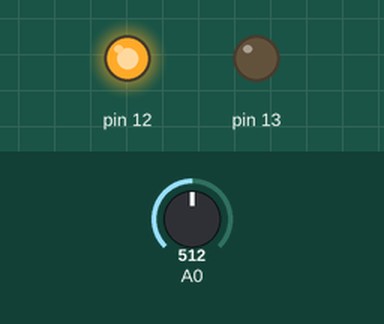
Simulated run of this sketch. Board: Arduino Uno, built with avr-gcc and run on an emulated ATmega328P. On the bench: output pins drawn as LEDs (lit = HIGH). The inputs (shaded band) are chosen by the test bench; at power-on: A0 = 512.

Above: at 1.2 s.
1.3 s: A0 set to 457
2.8 s: A0 set to 442
At 3.9 s:
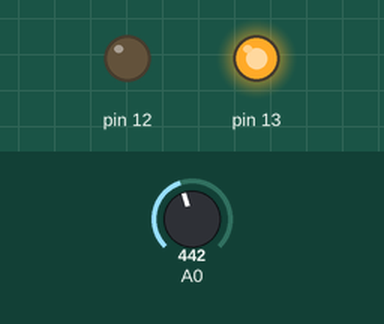
4.3 s: A0 set to 460
At 4.9 s:
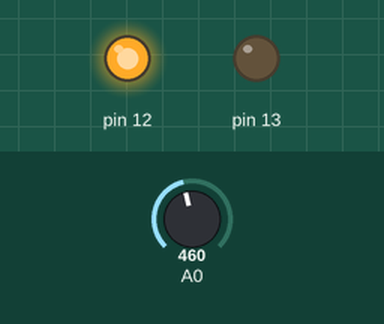
5.8 s: A0 set to 440
At 6.3 s:
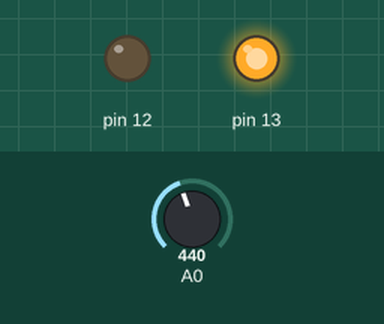
Timing chart, 0 to 8.3 s (numbered marks = the images above; inputs shaded):
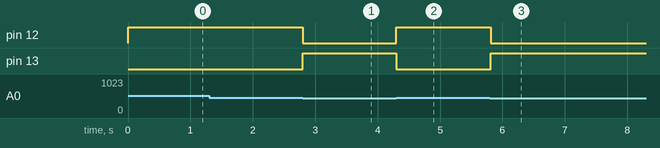

Measured:
- the behaviour switches between 450 and 449 on A0 (found by bisection; images 0 and 1)
- after the input at 1.3 s, every drawn part: stays the same
- after the input at 2.8 s, pin 12: HIGH → LOW at once; pin 13: LOW → HIGH at once
- after the input at 4.3 s, pin 12: LOW → HIGH at once; pin 13: HIGH → LOW at once
- after the input at 5.8 s, pin 12: HIGH → LOW at once; pin 13: LOW → HIGH at once

The sketch:

Sensor_de_Luz_Ambiente.ino
```cpp
//Sensor de Luz Ambiente
//12 com led verde (luz acessa)
//13 com led vermelho (luz apagada)
void setup() {
  pinMode(13, OUTPUT);
  pinMode(12, OUTPUT);

}

void loop() {
  if(analogRead(A0)<450){
    digitalWrite(13, HIGH);
    digitalWrite(12, LOW);
  }
  else{
    digitalWrite(13, LOW);
    digitalWrite(12, HIGH);
  }
  delay(10);
}
```
